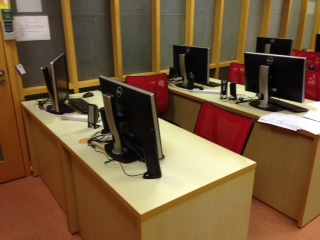
#> input picture lab3/LabPhoto1.JPG, 320 x 240 px, found by its file name
$ python motion.py   (older library calls are emulated)
#> lines starting #> are read from the running program, lines starting #| are printed output that depends on the picture
# CS4243 Lab 3
# ===================
# Name: Tay Yang Shun
# Matric: A0073063M

import cv2
import cv2.cv as cv

import numpy as numpy

im = cv2.imread('LabPhoto1.jpg', cv2.CV_LOAD_IMAGE_COLOR)
#> im is the input picture: shape (240, 320, 3); mean B, G, R 58.1, 88.2, 115.9
gr = cv2.imread('LabPhoto1.jpg', cv2.CV_LOAD_IMAGE_GRAYSCALE)
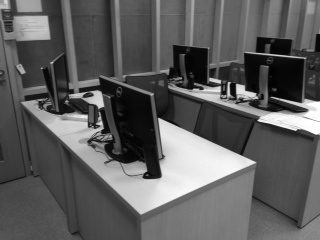
#> gr: shape (240, 320); min 0, max 255, mean 93.1

# Pops up a window for displaying the CV_LOAD_IMAGE_GRAYSCALE
winname = 'imageWin'
#> (the run stopped early here; a loop or call above may not have finished)

$ run again, with lab3/LabPhoto2.JPG copied over lab3/LabPhoto1.JPG
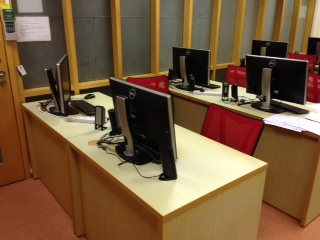
#> input picture lab3/LabPhoto2.JPG, 320 x 240 px, found by its file name
#> im is the input picture: shape (240, 320, 3); mean B, G, R 60.2, 89.6, 118.3
#> `gr = cv2.imread('LabPhoto1.jpg', cv2.CV_LOAD_IMAGE_GRAYSCALE)`:
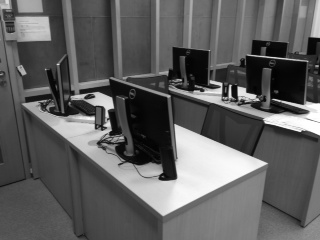
#> gr: shape (240, 320); min 0, max 255, mean 94.8
